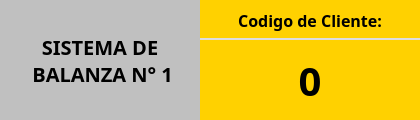
    <widget class="QFrame" name="frmNumReporte">
     <property name="geometry">
      <rect>
       <x>0</x>
       <y>80</y>
       <width>420</width>
       <height>120</height>
      </rect>
     </property>
     <property name="frameShape">
      <enum>QFrame::StyledPanel</enum>
     </property>
     <property name="frameShadow">
      <enum>QFrame::Raised</enum>
     </property>
     <widget class="QLabel" name="lblCodigoCliente">
      <property name="geometry">
       <rect>
        <x>200</x>
        <y>40</y>
        <width>220</width>
        <height>80</height>
       </rect>
      </property>
      <property name="font">
       <font>
        <family>Poppins</family>
        <pointsize>30</pointsize>
        <weight>75</weight>
        <bold>true</bold>
       </font>
      </property>
      <property name="styleSheet">
       <string notr="true">background-color: #FFD100;</string>
      </property>
      <property name="text">
       <string>0</string>
      </property>
      <property name="alignment">
       <set>Qt::AlignCenter</set>
      </property>
     </widget>
     <widget class="QLabel" name="lblNumeroSistemaBalanza">
      <property name="geometry">
       <rect>
        <x>0</x>
        <y>0</y>
        <width>200</width>
        <height>120</height>
       </rect>
      </property>
      <property name="font">
       <font>
        <family>Poppins</family>
        <pointsize>15</pointsize>
        <weight>75</weight>
        <bold>true</bold>
       </font>
      </property>
      <property name="styleSheet">
       <string notr="true">background-color: rgb(192, 192, 192);</string>
      </property>
      <property name="text">
       <string>SISTEMA DE 
 BALANZA N° 1</string>
      </property>
      <property name="alignment">
       <set>Qt::AlignCenter</set>
      </property>
     </widget>
     <widget class="QLabel" name="lblCodigoCliente_2">
      <property name="geometry">
       <rect>
        <x>200</x>
        <y>0</y>
        <width>220</width>
        <height>40</height>
       </rect>
      </property>
      <property name="font">
       <font>
        <family>Poppins</family>
        <pointsize>12</pointsize>
        <weight>75</weight>
        <bold>true</bold>
       </font>
      </property>
      <property name="styleSheet">
       <string notr="true">background-color: #FFD100;
border-bottom: 2px solid #ddd;</string>
      </property>
      <property name="text">
       <string>Codigo de Cliente:</string>
      </property>
      <property name="alignment">
       <set>Qt::AlignCenter</set>
      </property>
     </widget>
    </widget>
